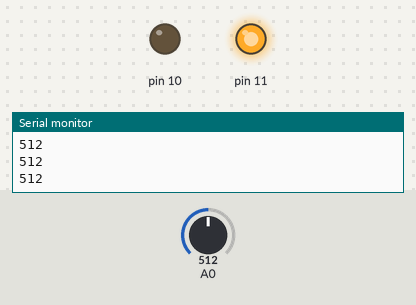
Bench run of a sketch on a simulated Arduino Uno, built with avr-gcc and run on an emulated ATmega328P. On the bench: output pins drawn as LEDs (lit = HIGH), the last lines printed to the serial monitor. The test bench sets the inputs (shaded band); at power-on: A0 = 512.

Above: at 1.2 s.
1.3 s: A0 set to 318
2.8 s: A0 set to 285
At 3.8 s:
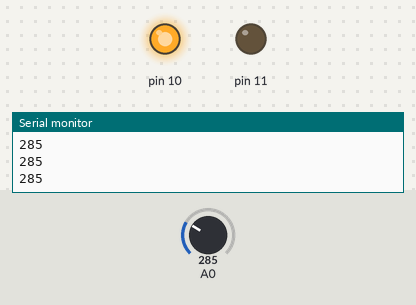
4.3 s: A0 set to 306
At 4.9 s:
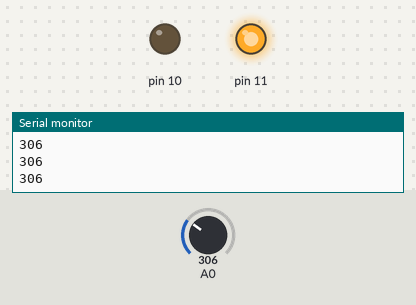
5.8 s: A0 set to 290
At 6.1 s:
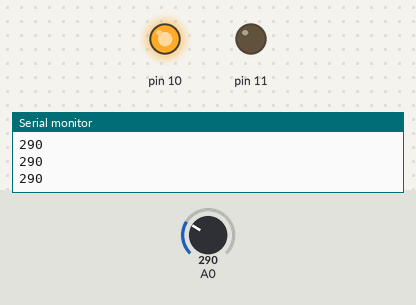
Timing chart, 0 to 8.3 s (numbered marks = the images above; inputs shaded):
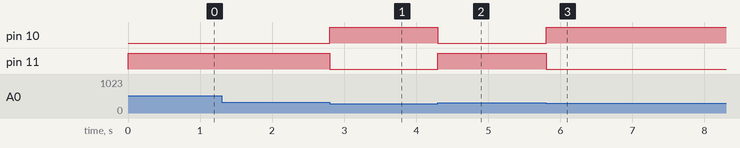

The sketch:

practice0209.ino
```cpp
//----1 digitalWrite----//
//int ledPin1 = 10;
//int ledPin2 = 11;
//
//
//void setup() {
//  // put your setup code here, to run once:
//
//  Serial.begin(9600);
//  pinMode(ledPin1, OUTPUT);
//  pinMode(ledPin2, OUTPUT);
//
//
//}
//void loop() {
//  // put your main code here, to run repeatedly:
//  digitalWrite(ledPin1, HIGH);
//  digitalWrite(ledPin2, LOW);
//
//  Serial.println(ledPin1);
//}


//----2 analogWrite----//
//
//int ledPin1 = 10;
//int ledPin2 = 11;
//
//void setup() {
//
//  Serial.begin(9600);
//  pinMode(ledPin1, OUTPUT);
//  pinMode(ledPin2, OUTPUT);
//
//}
//
//void loop() {
//
//    analogWrite(ledPin1, 64);
//    analogWrite(ledPin2, 255);
//
//    Serial.println(ledPin1);
//  }

//----3 analogRead----//
//int ledPin1 = 10;
//int ledPin2 = 11;
//
//int port1 = A0;
//int portRead = 0;
//
//
// void setup(){
//
//  Serial.begin(9600);
// pinMode(ledPin1, OUTPUT);
// pinMode(ledPin2, OUTPUT);
// pinMode(port1, INPUT);
//
// }
//
// void loop(){
//portRead = analogRead(port1);
//int mapped = map(portRead,0, 1023, 0, 255);
//
//analogWrite(ledPin1, mapped);
//
//Serial.println(mapped);
//
// }

//----4 analogRead_different interpretation----//
//int ledPin1 = 10;
//int ledPin2 = 11;
//
//int port1 = A0;
//int portRead = 0;
//
//
//void setup() {
//
//  Serial.begin(9600);
//  pinMode(ledPin1, OUTPUT);
//  pinMode(ledPin2, OUTPUT);
//  pinMode(port1, INPUT);
//
//}
//
//void loop() {
//  portRead = analogRead(port1);
//
//
//if(portRead < 512){
//analogWrite(ledPin1, 5);
//analogWrite(ledPin2, 0);
//  } else{
//    analogWrite(ledPin2, 255);
//    analogWrite(ledPin1, 0);
//
//    }
//
//  Serial.println(portRead);
//
//}
//

//----5 digitalRead_different interpretation----//


void setup() {

  Serial.begin(9600);
  pinMode(10, OUTPUT);
  pinMode(11, OUTPUT);
  pinMode(A0, INPUT);

}

void loop() {
  int lightRead = analogRead(A0);


  if (lightRead < 300) {
    digitalWrite(10, HIGH);
    digitalWrite(11, LOW);
  } else {
    digitalWrite(11, HIGH);
    digitalWrite(10, LOW);

  }

  Serial.println(lightRead);

}
```

Measured:
- the behaviour switches between 300 and 299 on A0 (found by bisection; images 0 and 1)
- after the input at 2.8 s, pin 10: LOW → HIGH at once; pin 11: HIGH → LOW at once
- after the input at 4.3 s, pin 10: HIGH → LOW at once; pin 11: LOW → HIGH at once
- after the input at 5.8 s, pin 10: LOW → HIGH at once; pin 11: HIGH → LOW at once
